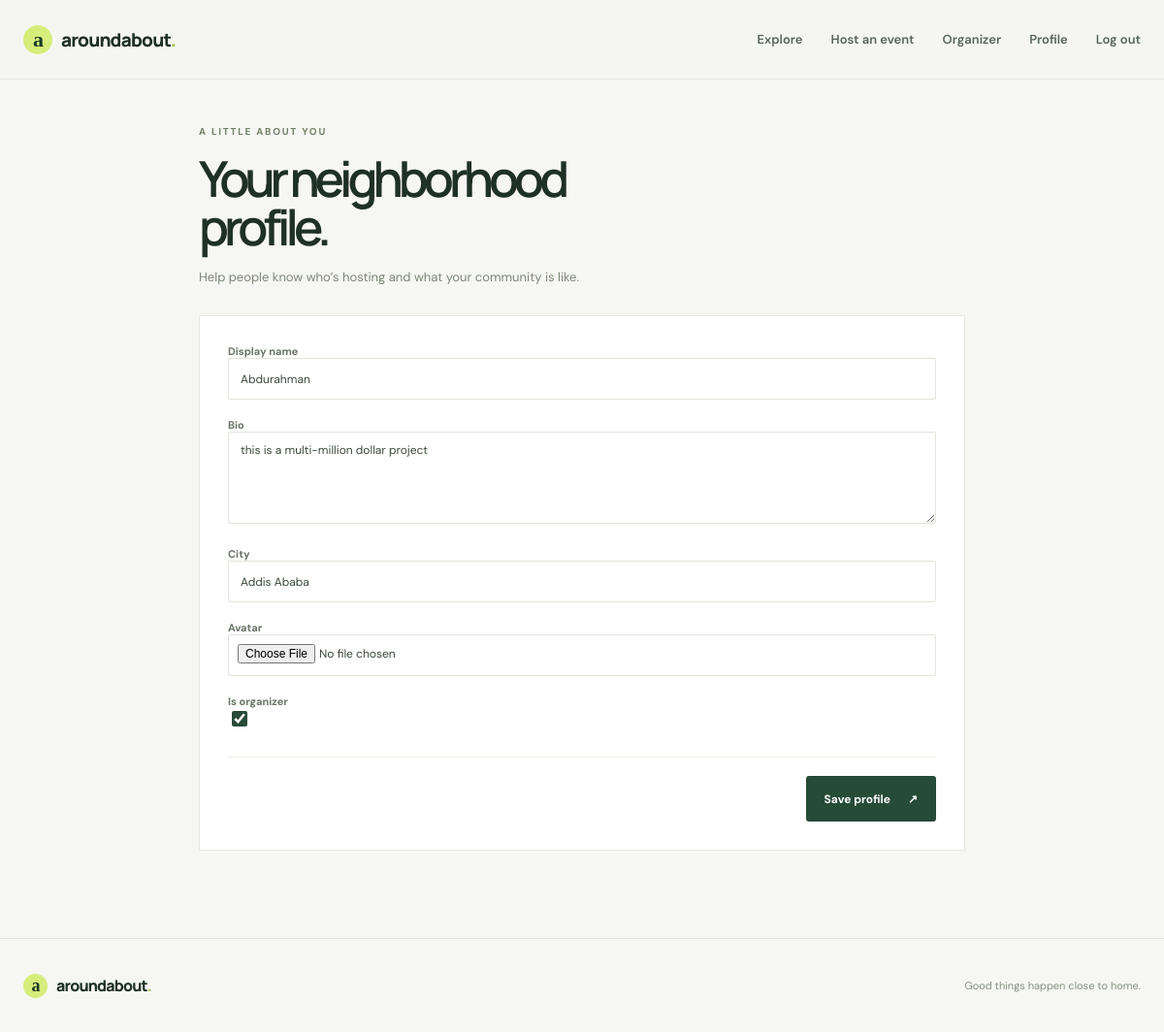
/profile/ (signed in), run on the app's committed database.
### events/models.py (models this page shows, shortened)
class Profile(models.Model):
    user = models.OneToOneField(settings.AUTH_USER_MODEL, on_delete=models.CASCADE, related_name="profile")
    display_name = models.CharField(max_length=100, blank=True)
    bio = models.CharField(max_length=280, blank=True)
    city = models.CharField(max_length=100, blank=True)
    avatar = models.ImageField(upload_to="profiles/", blank=True)
    is_organizer = models.BooleanField(default=False)

### events/views.py (the view, shortened to what this page needs)
# urls.py: path("profile/", views.ProfileView.as_view(), name="profile"),
class ProfileView(LoginRequiredMixin, UpdateView):
    model = Profile
    form_class = ProfileForm
    template_name = "events/profile.html"
    success_url = reverse_lazy("profile")
    def get_object(self, queryset=None):
        return self.request.user.profile

### events/forms.py (shortened to what this page needs)
class ProfileForm(forms.ModelForm):
    class Meta:
        model = Profile
        fields = ("display_name", "bio", "city", "avatar", "is_organizer")
        widgets = {"bio": forms.Textarea(attrs={"rows": 3})}

### templates/events/profile.html (shortened to what this page needs)
{% extends "base.html" %}
{% block content %}
<section class="form-page">
  <div class="form-intro"><p class="eyebrow">A LITTLE ABOUT YOU</p><h1>Your neighborhood<br>profile.</h1><p>Help people know who’s hosting and what your community is like.</p></div>
  <form class="form-card" method="post" enctype="multipart/form-data">
    {% for field in form %}<div class="form-field profile-field"><label for="{{ field.id_for_label }}">{{ field.label }}</label>{{ field }}</div>{% endfor %}
    <div class="form-actions"><button class="button button-dark" type="submit">Save profile <span aria-hidden="true">↗</span></button></div>
  </form>
</section>
{% endblock %}

### static/style.css (style rules this page uses)
:root { color-scheme: light; --paper: #f6f7f2; --ink: #1f3025; --muted: #788177; --green: #264b37; --green-dark: #193827; --lime: #d7ed7b; --line: #e2e6dc; --white: #fff; --serif: Georgia, "Times New Roman", serif; font-family: "DM Sans", sans-serif; }
* { box-sizing: border-box; }
html { scroll-behavior: smooth; }
body { margin: 0; background: var(--paper); color: var(--ink); }
button, input, select, textarea { font: inherit; }
button, a { -webkit-tap-highlight-color: transparent; }
.eyebrow { margin: 0 0 17px; color: #718067; font-size: 10px; font-weight: 700; letter-spacing: 1.75px; }
h1, h2, h3, p { margin-top: 0; }
.hero h1, .form-intro h1, .auth-panel h1, .dashboard-heading h1 { margin-bottom: 22px; font: 600 clamp(48px, 6vw, 75px)/.99 Manrope, sans-serif; letter-spacing: -5px; }
.button { min-height: 47px; display: inline-flex; align-items: center; justify-content: center; gap: 18px; border: 1px solid transparent; border-radius: 3px; padding: 0 18px; font-size: 12px; font-weight: 700; cursor: pointer; transition: background .2s, color .2s, transform .2s; }
.button-dark { background: var(--green); color: var(--white); }
.detail-wrap, .form-page, .dashboard-wrap { width: min(1050px, calc(100% - 48px)); margin: auto; padding: 32px 0 90px; }
.review-form label, .form-field label { display: grid; gap: 8px; color: #687365; font-size: 11px; font-weight: 700; }
.form-page { max-width: 790px; }
.form-intro { margin: 15px 0 28px; }
.form-intro h1 { margin-bottom: 15px; font-size: 51px; }
.form-intro > p:last-child { color: #7d8778; font-size: 13px; line-height: 1.7; }
.form-card { padding: 29px; border: 1px solid #e5e9e0; background: #fff; }
.form-field input, .form-field select, .form-field textarea, .auth-form input { width: 100%; min-height: 43px; border: 1px solid #e1e6dc; border-radius: 2px; padding: 10px 12px; outline-color: #a5b97b; background: #fff; color: #39483b; font-size: 12px; }
.form-field textarea { min-height: 95px; resize: vertical; }
.form-field input[type="checkbox"] { width: 16px; min-height: 16px; justify-self: start; accent-color: var(--green); }
.form-field input[type="file"] { padding: 9px; }
.form-actions { display: flex; justify-content: end; gap: 10px; margin-top: 26px; padding-top: 19px; border-top: 1px solid #edf0ea; }
.profile-field { margin-bottom: 19px; }

### data on the page
Profile: form "Abdurahman" "this is a multi-million dollar project" "Addis Ababa" "☑"

### other printed values
{{ field.label }} "Display name" "Bio" "City" "Avatar" "Is organizer"
